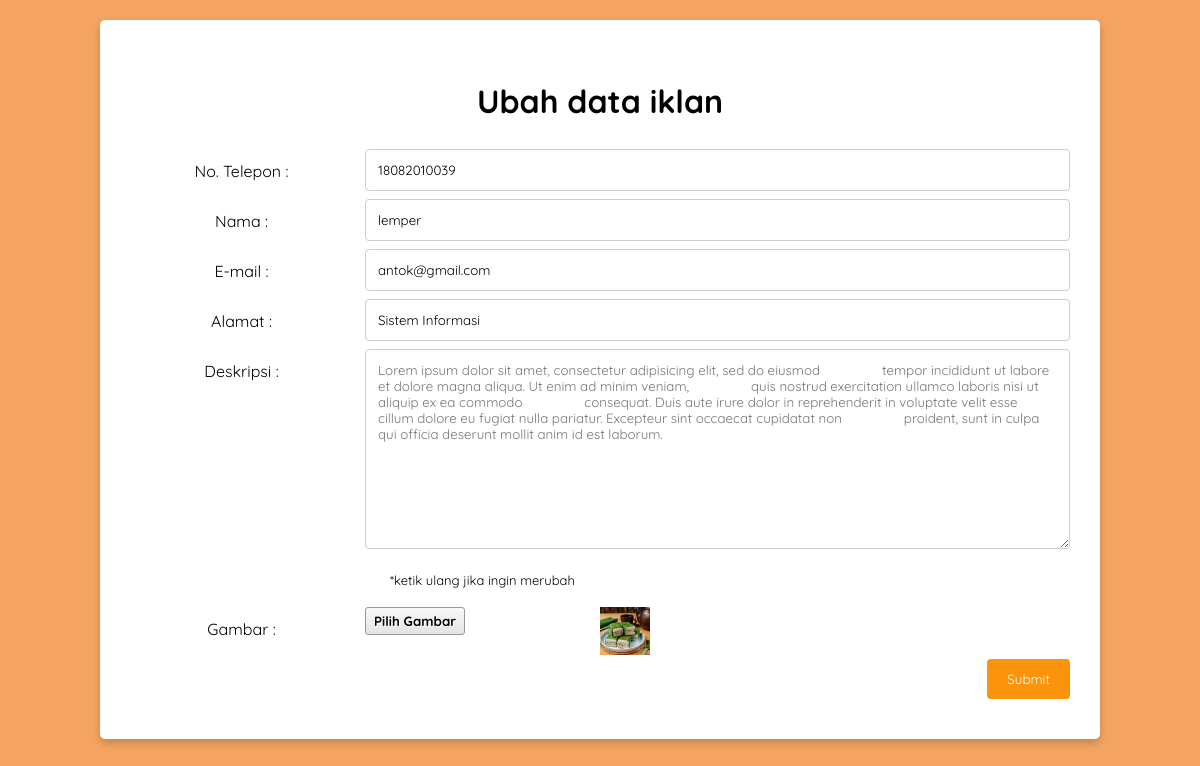
Page /ubah.php?id=3 (signed in) on the committed database.
### tables this page shows
CREATE TABLE `iklan` (
  `id` int(11) NOT NULL,
  `noTelp` char(30) NOT NULL,
  `nama` char(30) NOT NULL,
  `email` varchar(30) NOT NULL,
  `alamat` varchar(20) NOT NULL,
  `gambar` varchar(30) NOT NULL,
  `deskripsi` text NOT NULL,
  `username` varchar(50) NOT NULL
);

### functions.php (called while the page is built, shortened)
<?php
    $conn=mysqli_connect("localhost", "root", "", "phpdasar");
    function query($query) {
        global $conn;
        $result = mysqli_query($conn, $query);
        $rows = [];
        while($row = mysqli_fetch_assoc($result)){
            $rows[] = $row;
        }
        return $rows;
    }
?>

### ubah.php (the view, shortened to what this page needs)
<?php
require 'functions.php';
$id = $_GET["id"];
$ad = query("SELECT * FROM iklan WHERE id=$id")[0];
?>
<!DOCTYPE html>
<html lang="en">
<head>
    <link rel="stylesheet" type="text/css" href="assets/input.css">
</head>
<body class="wallpaper">
    <div class="container">
    <h1>Ubah data iklan</h1>
    <form action="" method="post" enctype="multipart/form-data">
    <div class="row">
            <div class="col-25">
                <label for="telp">No. Telepon :</label>
            </div>
            <div class="col-75">
                <input id="telp" type="text" name="noTelp" required value="<?php echo $ad["noTelp"];?>">
            </div>
    </div>
    <div class="row">
            <div class="col-25">
                <label for="nama">Nama :</label>
            </div>
            <div class="col-75">
                <input id="nama" type="text" name="nama" required value="<?php echo $ad["nama"];?>">
            </div>
    </div>
    <div class="row">
            <div class="col-25">
                <label for="email">E-mail :</label>
            </div>
            <div class="col-75">
                <input id="email" type="text" name="email"  value="<?php echo $ad["email"];?>">
            </div>
    </div>
    <div class="row">
            <div class="col-25">
                <label for="alamat">Alamat :</label>
            </div>
            <div class="col-75">
                <input id="alamat" type="text" name="alamat" value="<?php echo $ad["alamat"];?>">
            </div>
    </div>
    <div class="row">
            <div class="col-25">
                <label for="subject">Deskripsi :</label>
            </div>
            <div class="col-75">
                <textarea id="subject" name="deskripsi" style="height:200px" placeholder="<?php echo $ad["deskripsi"];?>"></textarea>
            </div>
            <div class="col-75">
                <p>*ketik ulang jika ingin merubah</p>
            </div>
    </div>
    <div class="row">
            <div class="col-25">
                <label for="gambar">Gambar :</label>
            </div>
            <div class="col-25">
                <input type="file" id="gambar" class="custom-file-input" name="gambar">
            </div>
            <div class="col-5">
                <img src="img/<?php echo $ad["gambar"];?>" width=50px>
            </div>
    </div>
            <div class="row">
                <input type="submit" name="submit"></input>
            </div>
    </form>
    </div>
</body>
</html>

### assets/input.css (style rules this page uses)
.custom-file-input { color: transparent; }
.custom-file-input::before { content: 'Pilih Gambar'; color: black; display: inline-block; background: -webkit-linear-gradient(top, #f9f9f9, #e3e3e3); border: 1px solid #999; border-radius: 3px; padding: 5px 8px; outline: none; white-space: nowrap; -webkit-user-select: none; cursor: pointer; text-shadow: 1px 1px #fff; font-weight: 700; font-size: 10pt; }
.wallpaper { background-color: sandybrown; }
* { font-family: 'Quicksand', Arial; box-sizing: border-box; }
input[type=text], select, textarea { width: 100%; padding: 12px; border: 1px solid #ccc; border-radius: 4px; resize: vertical; }
.container { width: 1000px; background: white; margin: 80px auto; padding: 40px 30px; box-shadow: 0 4px 8px 0 rgba(0, 0, 0, 0.2); border-radius: 5px; margin-top: 20px; text-align: center; }
label { padding: 12px 12px 12px 0; display: inline-block; }
input[type=submit] { background-color: rgb(252, 148, 11); color: white; padding: 12px 20px; border: none; border-radius: 4px; cursor: pointer; float: right; }
.col-25 { float: left; width: 25%; margin-top: 6px; }
p { font-size: small; }
.col-75 { float: left; width: 75%; margin-top: 6px; }
.col-5 { float: left; width: 5%; margin-top: 6px; }
.row:after { content: ""; display: table; clear: both; }

### rows in the picture
iklan: noTelp "18082010039", nama "lemper", email "antok@gmail.com", alamat "Sistem Informasi", gambar (picture)
